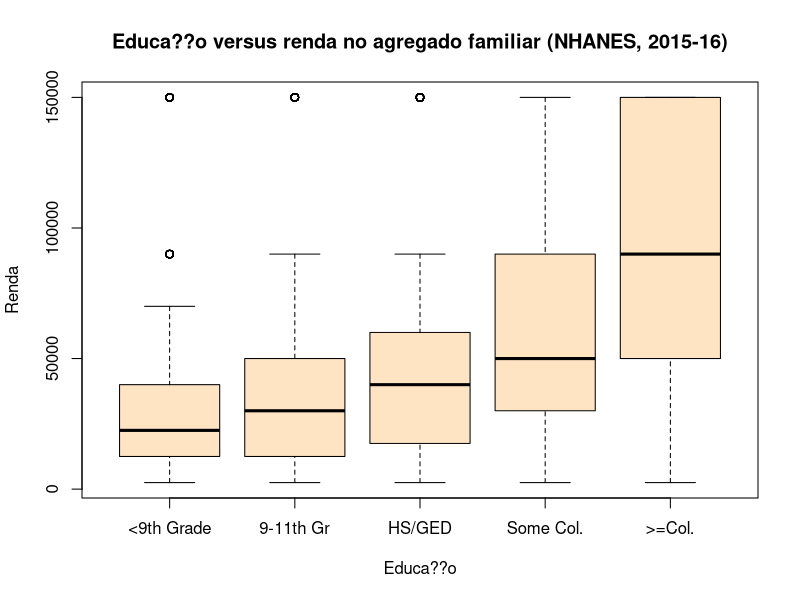

Write the R code that produced this figure. (Note: this script raises an error after producing the figure.)
## ## ## ## ## ## ## ## ## ## ## ## ## ## ## ## ## ## ## ## ## ## ## ## ## ## ##
##
##       R PROGRAM: sessao2_base.R
##
##          AUTHOR: Peter Young - CDC Mozambique
##           EMAIL: fqm1@cdc.gov
##
##         PROJECT: INS Survey Data Analysis Training
##
##     Description: Teaching code for Session 2, Basic R with Base R
##
##            NOTE: This file is used to prepare a practical training session on
##                  on basic R usage for those not familiar with R or R Studio.
##                  It is part of a sequence of modules on practical survey data
##                  analysis with R prepared by CDC for INS staff. This module 
##                  relies heavily on base R to avoid dependency on knowledge of
##                  tidyverse.
##
##    REFERENCE(S): Alan Agresti. An Introduction to Categorical Data Analysis. 
##                  Wiley & Sons, USA. 1996.
##
##                  The US Centers for Disease Control and Prevention. The National
##                  Health and Nutrition Examination Survey (NHANES) 2015-2016.
##                  https://www.cdc.gov/nchs/nhanes/new_nhanes.htm
##
##           INPUT: nhanes.csv, nhanes.dta
##
##          OUTPUT: N/A
##
##      DISCLAIMER: Although this program has been used by the Centers
##                  for Disease Control & Prevention (CDC), no warranty,
##                  expressed or implied, is made by the CDC or the U.S.
##                  Government as to the accuracy and functioning of the
##                  program and related program material nor shall the
##                  fact of distribution constitute any such warranty,
##                  and no responsibility is assumed by the CDC in
##                  connection therewith.
##
##            Date: Mon Jun  9 10:03:01 2025
##
##      CHANGE LOG: Date        Change
##                  ---         ---
##                  Mon Jun  9, 2025    Initial Version
##                  Tue Jun 17, 2025    Refactored out advanced code to shorten
##                  ---         ---
## ## ## ## ## ## ## ## ## ## ## ## ## ## ## ## ## ## ## ## ## ## ## ## ## ## ##

# Ajuda --------------------------------------------------------------------

?ls
help("ls")
help("<-")              # para simbolos, melhor ""

# Bibliotecas --------------------------------------------------------------

# install.packages("haven", "epitools", "gmodels") # somente a primeira vez

library(haven)
library(epitools)
help(haven)             # os pacotes tambem tem help

# Exemplo ilustrativo -----------------------------------------------------

# Este exemplo so usa Base R (com excepcao de Haven).

# Ler uma base de dados em formato de Stata, visualizar, manipular, e fazer analise 
# estatistica

nhanes <- read_dta("data/nhanes.dta")

# recodificar os variaveis categoricas como factores
nhanes$hhref_edu <- as_factor(nhanes$hhref_edu)
nhanes$hh_inc <- as_factor(nhanes$hh_inc)

# excluir categorias que nao queremos considerar
nhanes <- subset(nhanes,                                     # a base
                 !hh_inc %in% c("Refused", "Don't Know") &   # as linhas a seleccionar
                   !hhref_edu == "Don't Know",               
                 c(hhref_edu, hh_inc))                       # as colunas a seleccionar

summary(nhanes)

# excluir as categorias vazias (don't know, refused)
nhanes$hhref_edu <- droplevels(nhanes$hhref_edu)
nhanes$hh_inc <- droplevels(nhanes$hh_inc)

summary(nhanes)

# converter as categorias em valores medias (midpoint) de cada categoria para
# ser mais proporcional no boxplot
nhanes$hh_inc_num <- factor(nhanes$hh_inc,
                            labels=c(2500, 5750, 12500, 17500, 22500, 
                                     30000, 40000, 50000, 60000, 70000, 
                                     40000, 10000, 90000, 150000))

# converter o factor em numero correspondente
nhanes$hh_inc_num <- as.numeric(as.character(nhanes$hh_inc_num))

# criar um boxplot estratificado (basico)
with(nhanes,
     boxplot(hh_inc_num ~ hhref_edu, 
        xlab = "Educa??o",     # se aparecer como 'Educa??o', tem de reabrir com codificacao LATIN1
        ylab = 'Renda',
        main = "Educa??o versus renda no agregado familiar (NHANES, 2015-16)",
        col = "bisque"))

# tabela simples
with(nhanes,
     addmargins(table(hh_inc, hhref_edu)))

# a evidencias de uma diferenca em renda por nivel de educacao?
with(nhanes,
     chisq.test(hh_inc, hhref_edu))

# faixinha - remover do ambiente
rm(nhanes)

# Variaveis ---------------------------------------------------------------

## Escalares --------------------------------------------------------------

x <- "hello world"        # um scalar de cadeia de letras (string)
x

y <- 30                   # um scalar de numero (integral)
y*100                     # expressao aritmetica
y > 20                    # expressao logica
y > Inf                   # Nada e > Infinito
y^2                       # y quadrado

# Exercicio: criar um variavel numerico com valor de -100 e dividir por 10
# Obs: so devem comecar o nome dos variaveis com letra, nao com numero ou simbolo
## Vectores -----------------------------------------------------------------

z <- c(1, 10)             # vector de numeros
z

a <- c("hello", "world")  # vector de strings
a

b <- c(1, "world")        # se tentamos misturar...
b

z[1]                      # inspeccao de elementos de um vector
a[2]                  

d <- c(z[1], a[2])        # criacao de um novo vector com elementos de outros

# Chamar funcoes ---------------------------------------------------------------

ls()                        # uso de funcoes predeterminadas
sqrt(4)                     # uma funcao pode ter argumentos, e pode produzir resultados
is.na(100)                  # nao esta em falta
is.na(NA)                   # esta sim em falta
sum(c(is.na(NA), is.na(2))) # quantos elementos estao em falta?

all.equal(b, d)             # uso de funcoes com >1 argumentos
all.equal(ls(),ls())        # funcoes podem ser 'nested' (chamar all.equal com resultado de ls)

# Exercicio: confirmar que dois quadrado e igual a menos dois quadrado com all.equals

# Listas e etiquetas --------------------------------------------------------

e <- list(1, "world")       # as listas sao importantes para alguns padroes no tidyverse
e
e <- list(primeiro = 1, segundo = "world")
e
names(e) <- c("Pri", "Seg") # renomear os elementos
e
e[1]                  # o '[' e para indexar listas e vectores.
e$Seg                 # uma alternativa quando o elemento tem etiqueta e usar '$'
e["Seg"]              # outra alternativa quando tem etiqueta (nome)

# Conjuntos de dados -------------------------------------------------------

## Data frames -------------------------------------------------------------

provs <- c("Maputo Cidade", "Maputo Provincia", "Gaza", "Inhambane")
pops <- c(1130319, 2390673, 1465802, 1564289)
f <- data.frame(provincia = provs, pop = pops)
f
str(f)                # descrever o objecto (same as Environment)
summary(f)            # resumir as variaveis
dim(f)                # dimensoes do objecto

str(e)                # str tambem funciona com outros objectos
dim(e)                # mas dim somente funciona com arrays, matrices, data frames...
length(e)             # length sim funciona
length(f)             # tambem com data frames


## Indexing ----------------------------------------------------------------

f[1,2]                # indexing - o item na primeira linha, segunda coluna
f[,1]                 # a 1a coluna
f[1,]                 # a 1a fila
f[1]                  # a 1a coluna (igual a f[,1])
f[c(1,2),]            # as 1as duas filas
f[,c(1,2)]            # as 1as duas colunas (somente tem 2)
f[c(3,4),2]           # a 3a e 4a iten na segunda coluna

f$provincia           # aceder com nome
f$pop                  
f$pop[2]              # o segundo elemento do vector resultando de seleccionar a 
                      # variavel 'pop'

## Operacoes vectorizadas -------------------------------------------------------

names(f) <- c("a", "b")   # podemos renomear as variaveis
f
names(f) <- c("provincia", "pop") # mas nao queremos!
f$pop / 100000            # podemos fazer operacoes aritmeticas 
f$pop_m <- f$pop / 100000   # podemos actualizar os valores
f

# Exercicio: criar uma nova variavel no f com nome "pop2" que e pop / 1000

## expressoes logicas -----------------------------------------------------

f$pop_m>15
f$provincia[c(FALSE, TRUE, FALSE, TRUE)]
f[f$pop_m>15,]
subset(f, pop_m>15)
subset(f, pop_m>15, provincia)

## Recodificacao ----------------------------------------------------------------

# usar vectorized assignment para recodificacao

f$pop_cat <- cut(f$pop, breaks = c(-1, 1499999, 9999999), 
                 labels = c("<1,5m", ">=1,5m")) # intervals fechado do direito por omissao
f
table(f$pop_cat)

f$provincia <- toupper(f$provincia)    # converter minuscula em maiuscula
f["provincia"]

# Exercicio: converter os nomes das provincias em minuscula

# Carregando dados ------------------------------------------------------------

# Podemos usar haven para ler dados em outros formatos. Um dos mais basicos
# e 'csv'. CSV ? muito flexivel, mas nao tem muita estrutura.

nhanes_raw <- read.csv("data/nhanes.csv")
dim(nhanes_raw)                         # quais sao as 'dimensoes' do nhanes_raw
str(nhanes_raw)                         # descrever o conteudo

# Obs: 'str' e igual ao que aparece no painel de 'Environment'

## Usando factores ----------------------------------------------------------

# criar um factor
nhanes_raw$sex <- factor(nhanes$RIAGENDR, 
                         levels = c(1,2), 
                         labels = c("Masculino", "Feminino"))

# o que e um factor a final?
table(nhanes_raw$sex)
table(as.numeric(nhanes_raw$sex))
typeof(nhanes_raw$sex)                   # afinal, e um numero integral?
class(nhanes_raw$sex)                    # a classe e factor
attributes(nhanes_raw$sex)               # esta classe tem etiquetas

nhanes_raw$ageyrs <- nhanes_raw$RIDAGEYR     # renomear
summary(nhanes_raw$ageyrs)               
nhanes_raw$agecat1 <- cut(nhanes_raw$ageyrs,
                          breaks = c(-1, 14, 24, 44, 64, 80))

with(nhanes_raw,
    table(ageyrs, agecat1))              # verificar a categorizacao esta certa

# Exercicio: como fazer a tabela sem usar 'with'?

table(nhanes_raw$agecat1)              
addmargins(table(nhanes_raw$agecat1))    # e o total e 9971

# pode renomear um factor com factor()
nhanes_raw$agecat1 <- factor(nhanes_raw$agecat1, 
                             labels = c("<15", "15-24", "25-44", "45-64", "65+"))
with(nhanes_raw,
  table(ageyrs, agecat1))        # verificar a categorizacao ainda esta certa

# Exercicio: converter o factor de Stata 'time_us' em R com as_factor. Confirmar
# quantos missings tem. Porque sera que tem tantos missings?  COmo sugere recodificar
# para analise?

## Ficheiros de Stata ----------------------------------------------------

# podemos aproveitar de haven para ler ficheiros em outros formatos
# estatisticos. Eu prefiro Stata, por ser simples mas ter um bom sistema de 
# etiquetas para valores de variaveis categoricas

nhanes <- read_dta("data/nhanes.dta")

str(nhanes[, c("sex", "marital")])  # mas precisa mais um paso para ser util

## Ajudantes de haven --------------------------------------------------------

# as_factor() puxa os atributos do Stata para R
nhanes$sex <- as_factor(nhanes$sex)
nhanes$marital <- as_factor(nhanes$marital)
nhanes$hhref_edu <- as_factor(nhanes$hhref_edu)
nhanes$hh_inc <- as_factor(nhanes$hh_inc)
nhanes$race <- as_factor(nhanes$race)
str(nhanes[, c("sex", "marital")]) 

addmargins(table(nhanes$sex))
addmargins(table(nhanes$marital))   # mas 5719 < 9971! verificar o codebook.

# Pergunta: porque sera que falta estado marital para alguns?  Se for para analisar
# estado marital, como faria a codificacao antes?

summary(subset(nhanes, RIDAGEYR < 20, marital))           

# Acrescentando um nivel de factor ----------------------------------------------

nhanes$marital2 <- nhanes$marital
nhanes$marital2[nhanes$RIDAGEYR < 20] <- "N/A (<20 yrs)"  # nao funciona

# converter em string primeiro
nhanes$marital2 <- as.character(nhanes$marital)
nhanes$marital2[nhanes$RIDAGEYR < 20] <- "N/A (<20 yrs)"  # agora sim

table(nhanes$marital2)
nhanes$marital2 <- as.factor(nhanes$marital2)             # reconverter em factor
table(nhanes$marital2)
class(nhanes$marital2)

# Converter a missing ---------------------------------------------------

sum(nhanes$marital2 == "Don't Know")
sum(nhanes$marital2 %in% c("Don't Know", "Refused"))

nhanes$marital2[nhanes$marital2 %in% c("Don't Know", "Refused")] <- NA
sum(nhanes$marital2 %in% c("Don't Know", "Refused"))

addmargins(table(nhanes$marital2))   # 9968 + 3 = 9971 onde que foram os msisings?
addmargins(table(nhanes$marital2, useNA="ifany"))         # sempre bom confirmar

# Graficos em R Base ---------------------------------------------------------

hist(nhanes$RIDAGEYR)
boxplot(nhanes$hh_inc ~ nhanes$hhref_edu)  # uso de formula ~

# podemos eliminar os missings no income - neste caso, estamos a recodificar como
# missing (mas nao estamos a eliminar os casos da base de dados)
nhanes$hh_inc[nhanes$hh_inc %in% c("Don't Know", "Refused")] <- NA
table(nhanes$hh_inc)

boxplot(nhanes$hh_inc ~ nhanes$hhref_edu)  # missings na educacao

nhanes$hh_inc_num <- as.numeric(nhanes$hh_inc)
table(nhanes$hh_inc_num)
table(nhanes$hh_inc_num, nhanes$hh_inc)

# Manipular os niveis do factor ----------------------------------------------

# podemos 'ponderar' as categorias de income em termos do valor no meio
# do intervalo (uma aproximacao)
nhanes$hh_inc_num <- factor(nhanes$hh_inc,
                             labels=c(2500, 5750, 12500, 17500, 22500, 
                                      30000, 40000, 50000, 60000, 70000, 
                                      40000, 10000, 90000, 150000))
table(nhanes$hh_inc_num)
class(nhanes$hh_inc_num)
nhanes$hh_inc_num <- as.numeric(as.character(nhanes$hh_inc_num))

# visualisar o que fizemos
boxplot(nhanes$hh_inc_num ~ nhanes$hhref_edu)         # missings??

# excluir os missings
nhanes$hhref_edu[nhanes$hhref_edu %in% c("Don't Know")] <- NA

# confirmar a exclusao dos missings
boxplot(nhanes$hh_inc_num ~ nhanes$hhref_edu)         # esta quase
nhanes$hhref_edu <- droplevels(nhanes$hhref_edu)      # remover niveis nao em uso
nhanes$hh_inc <- droplevels(nhanes$hh_inc)        
boxplot(nhanes$hh_inc_num ~ nhanes$hhref_edu)         # agora sim

boxplot(log10(nhanes$hh_inc_num) ~ nhanes$hhref_edu)  # transformacao do desfecho

# Analise categorica -----------------------------------------------

# o uso de 'with' simplificar a digitacao
with(nhanes,
     table(hh_inc, hhref_edu))

with(nhanes,
     chisq.test(hh_inc, hhref_edu))

# estratificacao - primeiro, simplificar

with(nhanes,
     boxplot(hh_inc_num ~ race))

# dicotimizar raca
nhanes$race_white <- ifelse(nhanes$race == "Non-Hispanic White", 1, 0)

with(nhanes,
     boxplot(hh_inc_num ~ race_white))

summary(nhanes$hh_inc_num)

# dicotimizar renda
nhanes$hh_inc_high <- ifelse(nhanes$hh_inc_num > 40000, 1, 0)

# dicotomizar educacao - ifelse, condicional e vectorizado
nhanes$hhref_edu3 <- ifelse(nhanes$hhref_edu %in% c("<9th Grade", "9-11th Gr"), 
                            "<HS", 
                            ">=HS")
nhanes$hhref_edu3 <- factor(nhanes$hhref_edu3)

# sempre verificar
with(nhanes,
     table(hh_inc_num, hh_inc_high, useNA="ifany"))

# Obs: e sempre bom incluir 'useNA="ifany"' para assegurar que os missings foram
# codificados devidamente.

## Analise estratificada ----------------------------------------------------

# uma tabela 2x2x2 (analise estratificada)
with(nhanes,
     table(hh_inc_high, race_white, hhref_edu3))

# facilitar tabulacao similar a SPSS
library(gmodels)
with(nhanes,
     CrossTable(hh_inc_high, race_white, 
                chisq=TRUE))

# Outra opcao, incluir ORs, RRs, etc
library(epitools)
with(nhanes,
     addmargins(table(hh_inc_high, race_white)))

with(nhanes,
     oddsratio(race_white, hh_inc_high))

# outra alternativa
with(nhanes,
     epitab(race_white, hh_inc_high))

# Verificar - conseguimos reproduzir?
3619*1779/(2691*1183)   # sim - 2.02

with(nhanes,
     riskratio(race_white, hh_inc_high))

# Verificar - conseguimos reproduzir?
1779/2962/(2691/6310)   # sim - 1.41

# fazer a mesma coisa com dados agregados
tab <- with(nhanes,
            table(race_white, hh_inc_high))
riskratio(tab)

# Modelos de regressao -------------------------------------------------------

lm(hh_inc_num ~ hhref_edu, data = nhanes)
lmod <- lm(hh_inc_num ~ hhref_edu, data = nhanes) # salvar o resultado

summary(lmod)                                   # qual e o grupo de referencia?
str(nhanes$hhref_edu)                          # o primeiro
levels(nhanes$hhref_edu)

# mudar a categoria de referencia
nhanes$hhref_edu2 <- relevel(nhanes$hhref_edu, ref = ">=Col.")
lmod2 <- lm(hh_inc_num ~ hhref_edu2, 
            data = nhanes)

summary(lmod2)                                  # agora as est. sao negativas
par(mfrow=c(2,2))                     # para ver todos os plots ao mesmo tempo
plot(lmod2)

# Regressao logistica -----------------------------------------------------

# devemos obter ~3,9 OR (veja acima analise categorica)
gmod1 <- glm(hh_inc_high ~ race_white + hhref_edu3, data = nhanes, 
             family = binomial(link = "logit"))
summary(gmod1)
exp(coefficients(gmod1))      # lembrar, coeficientes estao na escala logaritmico
exp(confint(gmod1))           # os CIs tambem

# sera que temos alguma interaccao com sexo? Parece que nao

gmod2 <- glm(hh_inc_high ~ race_white * sex + hhref_edu3, data = nhanes, 
             family = binomial(link = "logit"))
summary(gmod2)
exp(coefficients(gmod2))      # lembrar, coeficientes estao na escala logaritmico

write_dta(nhanes, path = "data/nhanes_recode.dta")
rm(nhanes)

# Fim!
